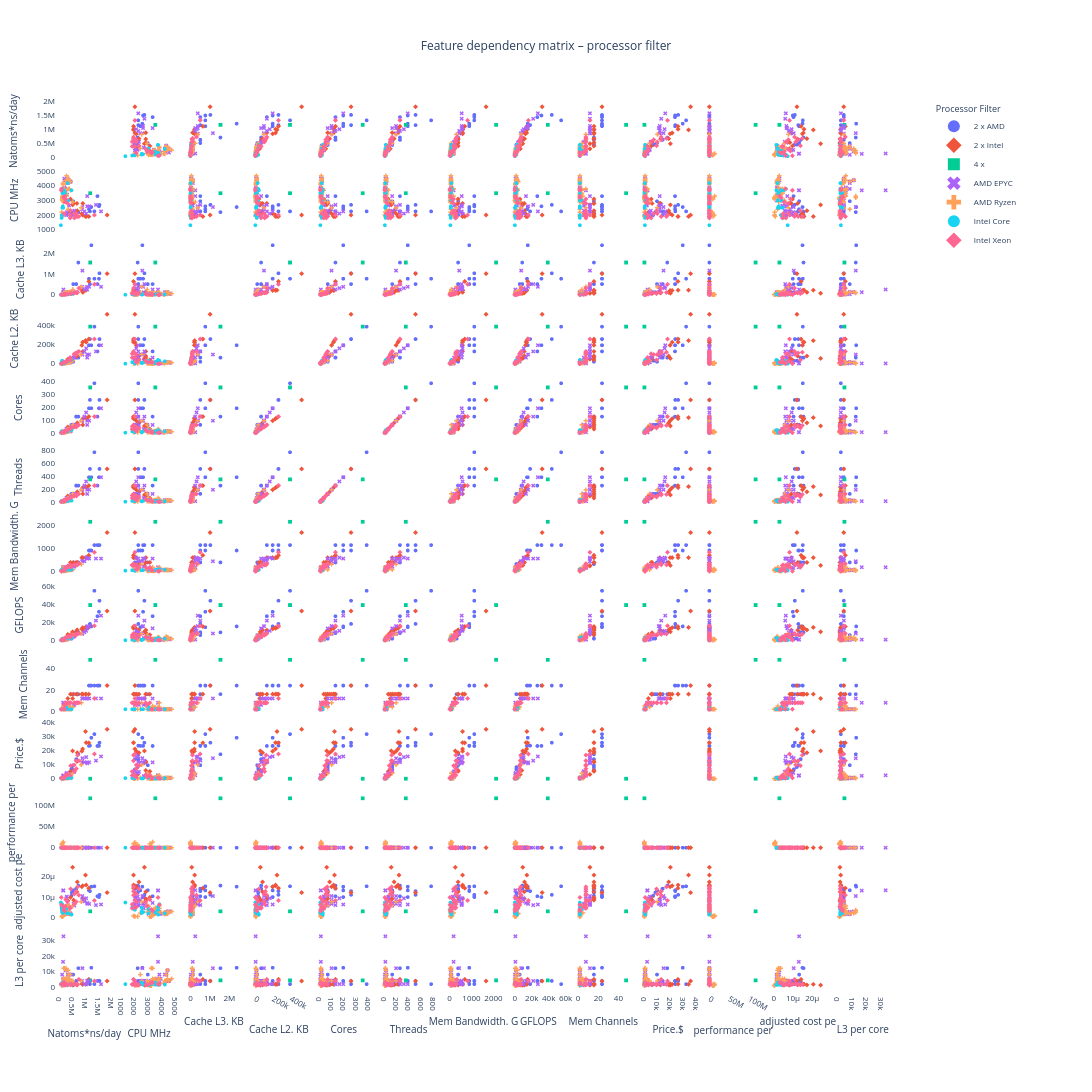

Notebook code for this chart:
### Markdown cell above
## Processors filter

### Code cell
import pandas as pd
import numpy as np
import plotly.express as px

# Initialize class and initial processing
processor = BenchmarkDataProcessor(filepath)

# Prepare data via class method
processor.prepare_data(
    x_axis_param='GFLOPS',
    use_all_values=True,
    x_axis_range=None
)

# Build data for scatter matrix
X = processor.X.copy()

# --- ADD ALL USEFUL COLUMNS FOR HOVER ---
# (use processor.filter_values, indices match X.index)

# Original identifiers
X['Component'] = processor.filter_values['component']
X['Packet'] = processor.filter_values['packet']
X['Benchmark'] = processor.filter_values['benchmark']

# All filters present in filter_values (exclude already added)
for key in processor.filter_values.keys():
    if key not in ['component', 'packet', 'benchmark', 'x_param_filter']:
        X[key] = processor.filter_values[key]

# Add x_param_filter with a clear name
X['x_param_value'] = processor.filter_values['x_param_filter']

# Create combined Packet + Benchmark column (for coloring)
X['packet_benchmark'] = (
    processor.filter_values['packet'].astype(str) + ' — ' +
    processor.filter_values['benchmark'].astype(str)
)

# CHOOSE COLOR CATEGORY
color_filter_key = 'processor_filter'

if color_filter_key in processor.filter_values:
    X['color_category'] = processor.filter_values[color_filter_key]
else:
    X['color_category'] = X[color_filter_key]

# Features to display – from the class
features = processor.features

# Color palette setup
color_sequence = px.colors.qualitative.Plotly
sorted_categories = sorted(X['color_category'].unique())

# BUILD SCATTER MATRIX WITH IMPROVED HOVER
fig = px.scatter_matrix(
    X,
    dimensions=features,
    symbol="color_category",
    color="color_category",
    color_discrete_sequence=color_sequence,
    labels={col: col.replace('_', ' ')[:16] for col in X.columns},
    height=1200,
    width=1500,
    category_orders={"color_category": sorted_categories},

    # ALL COLUMNS FOR HOVER (NO NAMES, JUST VALUES)
    hover_data={
        'Component': True,
        'Packet': True,
        'Benchmark': True,
        'processor_filter': True,
        'x_param_value': True,
        'cpu_freq_filter': True,
        'memory_bw_filter': True,
        'memory_channels_filter': True,
        'cores_filter': True,
        'threads_filter': True,
        'threadsCores_ratio_filter': True,
        'l3_cache_filter': True,
        'l2_cache_filter': True,
        'l3_per_core_filter': True,
        'wiki_fp32_filter': True,
        'packet_benchmark': False
    }
)

# STYLING
# Log scale for all non-diagonal cells
for i in range(len(features)):
    for j in range(len(features)):
        if i != j:
            fig.update_xaxes(showline=True, ticks='outside', type='log', row=i+1, col=j+1)
            fig.update_yaxes(showline=True, ticks='outside', type='log', row=i+1, col=j+1)

# Make diagonal cells completely empty
for i in range(len(features)):
    fig.update_xaxes(showline=True, ticks='outside', row=i+1, col=i+1, visible=False)
    fig.update_yaxes(showline=True, ticks='outside', row=i+1, col=i+1, visible=False)

# Overall layout
fig.update_layout(
    plot_bgcolor='white',
    paper_bgcolor='white',
    font=dict(size=8),
    legend=dict(
        title_text=color_filter_key.replace('_', ' ').title(),
        title_font_size=9,
        font_size=8,
        itemsizing='constant',
        x=1.05,
        xanchor='left'
    ),
    title_text=f"Feature dependency matrix – {color_filter_key.replace('_', ' ')}",
    title_x=0.5,
    title_font_size=12,
    margin=dict(l=50, r=200, b=100, t=100),
    hoverlabel=dict(bgcolor="white", font_size=8)
)

fig.update_traces(marker=dict(size=4))
fig.update_traces(diagonal_visible=False)
fig.show()

save_dir = basepath + f"plots/dependency_matrix/"

base_name = f"scatter_matrix_{color_filter_key}"
safe_base_name = "".join(c if c.isalnum() else "_" for c in base_name)

filename = os.path.join(save_dir, safe_base_name + ".html")

# Create directory for saving plots if it doesn't exist
os.makedirs(save_dir, exist_ok=True)

# Save
fig.write_html(filename,
      include_plotlyjs='cdn',
      full_html=False,
      include_mathjax='cdn')

print(f"Plot saved: {filename}")

# img_filename = os.path.join(save_dir, safe_base_name + ".png")
# fig.write_image(img_filename, scale=0.5)
# print(f"Image saved: {img_filename}")

### Figure 1 — Plotly figure (JSON) as saved in the notebook; plotly's stock layout.template omitted (floating-point values rounded to 4 significant figures; data arrays with more than 128 entries replaced by an {"elided": "..."} marker saying what was removed)
{"data": [{"customdata": {"elided": "13x16 str values"}, "diagonal": {"visible": false}, "dimensions": [{"axis": {"matches": true}, "label": "Natoms*ns/day", "values": [1529000.0, 1510000.0, 1451000.0, 1333000.0, 1216000.0, 1163000.0, 1123000.0, 715600.0, 635200.0, 629300.0, 515600.0, 460700.0, 445000.0]}, {"axis": {"matches": true}, "label": "CPU MHz", "values": [2700, 2600, 3300, 2250, 2550, 2250, 2400, 2200, 2000, 2250, 2950, 2200, 2000]}, {"axis": {"matches": true}, "label": "Cache L3. KB", "values": [1049000.0, 786400.0, 524300.0, 786400.0, 2412000.0, 524300.0, 786400.0, 1573000.0, 524300.0, 524300.0, 524300.0, 131100.0, 131100.0]}, {"axis": {"matches": true}, "label": "Cache L2. KB", "values": [262144, 196608, 131072, 393216, 196608, 262144, 196608, 65536, 65536, 65536, 21504, 32768, 32768]}, {"axis": {"matches": true}, "label": "Cores", "values": [256, 192, 128, 384, 192, 256, 192, 128, 128, 128, 64, 64, 64]}, {"axis": {"matches": true}, "label": "Threads", "values": [512, 384, 256, 768, 384, 512, 384, 256, 256, 256, 128, 128, 128]}, {"axis": {"matches": true}, "label": "Mem Bandwidth. G", "values": [1152.0, 1152.0, 1152.0, 1152.0, 921.6, 921.6, 921.6, 409.6, 409.6, 409.6, 409.6, 341.2, 341.2]}, {"axis": {"matches": true}, "label": "GFLOPS", "values": [44240.0, 31950.0, 27030.0, 55300.0, 15670.0, 18430.0, 14750.0, 9011.0, 8192.0, 9216.0, 6042.0, 2253.0, 2048.0]}, {"axis": {"matches": true}, "label": "Mem Channels", "values": [24, 24, 24, 24, 24, 24, 24, 16, 16, 16, 16, 16, 16]}, {"axis": {"matches": true}, "label": "Price.$", "values": [25970.0, 23610.0, 23580.0, 32120.0, 29510.0, 23800.0, 23610.0, 17600.0, 14120.0, 13900.0, 9720.0, 8400.0, 6800.0]}, {"axis": {"matches": true}, "label": "performance per ", "values": [58.89, 63.94, 61.52, 41.5, 41.19, 48.85, 47.58, 40.66, 44.99, 45.27, 53.05, 54.85, 65.45]}, {"axis": {"matches": true}, "label": "adjusted cost pe", "values": [1.116e-05, 1.007e-05, 1.047e-05, 1.533e-05, 1.517e-05, 1.297e-05, 1.333e-05, 1.569e-05, 1.419e-05, 1.413e-05, 1.341e-05, 1.22e-05, 1.066e-05]}, {"axis": {"matches": true}, "label": "L3 per core", "values": [4096.0, 4096.0, 4096.0, 2048.0, 12560.0, 2048.0, 4096.0, 12290.0, 4096.0, 4096.0, 8192.0, 2048.0, 2048.0]}], "hovertemplate": "color category=2 x AMD<br>%{xaxis.title.text}=%{x}<br>%{yaxis.title.text}=%{y}<br>Component=%{customdata[0]}<br>Packet=%{customdata[1]}<br>Benchmark=%{customdata[2]}<br>processor filter=%{customdata[3]}<br>x param value=%{customdata[4]}<br>cpu freq filter=%{customdata[5]}<br>memory bw filter=%{customdata[6]}<br>memory channels =%{customdata[7]}<br>cores filter=%{customdata[8]}<br>threads filter=%{customdata[9]}<br>threadsCores rat=%{customdata[10]}<br>l3 cache filter=%{customdata[11]}<br>l2 cache filter=%{customdata[12]}<br>l3 per core filt=%{customdata[13]}<br>wiki fp32 filter=%{customdata[14]}<extra></extra>", "legendgroup": "2 x AMD", "marker": {"color": "#636EFA", "size": 4, "symbol": "circle"}, "name": "2 x AMD", "showlegend": true, "type": "splom"}, {"customdata": {"elided": "13x16 str values"}, "diagonal": {"visible": false}, "dimensions": [{"axis": {"matches": true}, "label": "Natoms*ns/day", "values": [1823000.0, 1119000.0, 1016000.0, 990100.0, 888100.0, 880300.0, 848900.0, 674400.0, 658700.0, 533300.0, 492100.0, 409700.0, 307800.0]}, {"axis": {"matches": true}, "label": "CPU MHz", "values": [2000, 1900, 1900, 1900, 2800, 2000, 2100, 2300, 2800, 2800, 2700, 3100, 2200]}, {"axis": {"matches": true}, "label": "Cache L3. KB", "values": [1032000.0, 655400.0, 230400.0, 230400.0, 122900.0, 215000.0, 215000.0, 122900.0, 98300.0, 73730.0, 78850.0, 73730.0, 73220.0]}, {"axis": {"matches": true}, "label": "Cache L2. KB", "values": [524288, 262144, 229376, 245760, 131072, 229376, 196608, 81920, 81920, 61440, 57344, 40960, 49152]}, {"axis": {"matches": true}, "label": "Cores", "values": [256, 128, 112, 120, 64, 112, 96, 80, 64, 48, 56, 32, 48]}, {"axis": {"matches": true}, "label": "Threads", "values": [512, 256, 224, 240, 128, 224, 192, 160, 128, 96, 112, 64, 96]}, {"axis": {"matches": true}, "label": "Mem Bandwidth. G", "values": [1690.0, 716.8, 614.4, 614.4, 614.4, 614.4, 614.4, 409.6, 409.6, 409.6, 281.6, 409.6, 255.9]}, {"axis": {"matches": true}, "label": "GFLOPS", "values": [32770.0, 15560.0, 13620.0, 14590.0, 11470.0, 14340.0, 12900.0, 11780.0, 11470.0, 8602.0, 9677.0, 6349.0, 6758.0]}, {"axis": {"matches": true}, "label": "Mem Channels", "values": [24, 16, 16, 16, 16, 16, 16, 16, 16, 16, 12, 16, 12]}, {"axis": {"matches": true}, "label": "Price.$", "values": [35600.0, 25830.0, 25960.0, 34000.0, 11890.0, 21420.0, 19800.0, 18720.0, 12470.0, 5954.0, 20020.0, 5284.0, 3110.0]}, {"axis": {"matches": true}, "label": "performance per ", "values": [51.22, 43.33, 39.12, 29.12, 74.69, 41.1, 42.87, 36.03, 52.82, 89.56, 24.58, 77.54, 98.97]}, {"axis": {"matches": true}, "label": "adjusted cost pe", "values": [1.225e-05, 1.442e-05, 1.596e-05, 2.082e-05, 9.249e-06, 1.559e-05, 1.512e-05, 1.748e-05, 1.265e-05, 8.561e-06, 2.465e-05, 9.9e-06, 8.297e-06]}, {"axis": {"matches": true}, "label": "L3 per core", "values": [4032.0, 5120.0, 2057.0, 1920.0, 1920.0, 1920.0, 2240.0, 1536.0, 1536.0, 1536.0, 1408.0, 2304.0, 1525.0]}], "hovertemplate": "color category=2 x Intel<br>%{xaxis.title.text}=%{x}<br>%{yaxis.title.text}=%{y}<br>Component=%{customdata[0]}<br>Packet=%{customdata[1]}<br>Benchmark=%{customdata[2]}<br>processor filter=%{customdata[3]}<br>x param value=%{customdata[4]}<br>cpu freq filter=%{customdata[5]}<br>memory bw filter=%{customdata[6]}<br>memory channels =%{customdata[7]}<br>cores filter=%{customdata[8]}<br>threads filter=%{customdata[9]}<br>threadsCores rat=%{customdata[10]}<br>l3 cache filter=%{customdata[11]}<br>l2 cache filter=%{customdata[12]}<br>l3 per core filt=%{customdata[13]}<br>wiki fp32 filter=%{customdata[14]}<extra></extra>", "legendgroup": "2 x Intel", "marker": {"color": "#EF553B", "size": 4, "symbol": "diamond"}, "name": "2 x Intel", "showlegend": true, "type": "splom"}, {"customdata": [["4 x EPYC 9V64H", "LAMMPS_23Jun2022", "Model_20k_Atoms", "4 x ", ">5K", "3-4 GHz", ">200 GB/s", "48+ channels", "49+ cores", "65+ threads", "≤1 (1 thread/core)", ">256 MB", ">128 MB", "4-8 MB/core", "32 fp32", "LAMMPS_23Jun2022 — Model_20k_Atoms"]], "diagonal": {"visible": false}, "dimensions": [{"axis": {"matches": true}, "label": "Natoms*ns/day", "values": [1172000.0]}, {"axis": {"matches": true}, "label": "CPU MHz", "values": [3500]}, {"axis": {"matches": true}, "label": "Cache L3. KB", "values": [1573000.0]}, {"axis": {"matches": true}, "label": "Cache L2. KB", "values": [393216]}, {"axis": {"matches": true}, "label": "Cores", "values": [352]}, {"axis": {"matches": true}, "label": "Threads", "values": [352]}, {"axis": {"matches": true}, "label": "Mem Bandwidth. G", "values": [2150.0]}, {"axis": {"matches": true}, "label": "GFLOPS", "values": [39420.0]}, {"axis": {"matches": true}, "label": "Mem Channels", "values": [48]}, {"axis": {"matches": true}, "label": "Price.$", "values": [0.01]}, {"axis": {"matches": true}, "label": "performance per ", "values": [117200000.0]}, {"axis": {"matches": true}, "label": "adjusted cost pe", "values": [3.092e-06]}, {"axis": {"matches": true}, "label": "L3 per core", "values": [4468.0]}], "hovertemplate": "color category=4 x <br>%{xaxis.title.text}=%{x}<br>%{yaxis.title.text}=%{y}<br>Component=%{customdata[0]}<br>Packet=%{customdata[1]}<br>Benchmark=%{customdata[2]}<br>processor filter=%{customdata[3]}<br>x param value=%{customdata[4]}<br>cpu freq filter=%{customdata[5]}<br>memory bw filter=%{customdata[6]}<br>memory channels =%{customdata[7]}<br>cores filter=%{customdata[8]}<br>threads filter=%{customdata[9]}<br>threadsCores rat=%{customdata[10]}<br>l3 cache filter=%{customdata[11]}<br>l2 cache filter=%{customdata[12]}<br>l3 per core filt=%{customdata[13]}<br>wiki fp32 filter=%{customdata[14]}<extra></extra>", "legendgroup": "4 x ", "marker": {"color": "#00CC96", "size": 4, "symbol": "square"}, "name": "4 x ", "showlegend": true, "type": "splom"}, {"customdata": {"elided": "31x16 str values"}, "diagonal": {"visible": false}, "dimensions": [{"axis": {"matches": true}, "label": "Natoms*ns/day", "values": [1588000.0, 1392000.0, 1131000.0, 1057000.0, 1055000.0, 1016000.0, 950800.0, 872400.0, 858700.0, 558700.0, 527400.0, 419500.0, 398000.0, 352900.0, 323500.0, 311700.0, 307800.0, 305800.0, 280400.0, 272500.0, 250900.0, 221500.0, 221500.0, 221500.0, 176400.0, 172500.0, 170600.0, 139200.0, 135300.0, 125500.0, 92140.0]}, {"axis": {"matches": true}, "label": "CPU MHz", "values": [2250, 2700, 2600, 2600, 3300, 2100, 2250, 2550, 2400, 2300, 2000, 4300, 4300, 2650, 2000, 4200, 4500, 3000, 3400, 2200, 2000, 4400, 3800, 3700, 3800, 4500, 3900, 3700, 3800, 3700, 3800]}, {"axis": {"matches": true}, "label": "Cache L3. KB", "values": [393200.0, 524300.0, 393200.0, 393200.0, 262100.0, 327700.0, 262100.0, 1180000.0, 393200.0, 131100.0, 131100.0, 131100.0, 65540.0, 131100.0, 131100.0, 131100.0, 65540.0, 65540.0, 65540.0, 65540.0, 65540.0, 131100.0, 32770.0, 65540.0, 32770.0, 32770.0, 32770.0, 262100.0, 32770.0, 131100.0, 32770.0]}, {"axis": {"matches": true}, "label": "Cache L2. KB", "values": [196608, 131072, 98304, 98304, 65536, 163840, 131072, 98304, 98304, 65536, 65536, 16384, 16384, 32768, 32768, 16384, 16384, 16384, 12288, 16384, 16384, 12288, 8192, 12288, 8192, 8192, 6144, 4096, 6144, 4096, 4096]}, {"axis": {"matches": true}, "label": "Cores", "values": [192, 128, 96, 96, 64, 160, 128, 96, 96, 64, 64, 16, 16, 32, 32, 16, 16, 16, 12, 32, 32, 12, 8, 12, 8, 8, 6, 8, 6, 8, 4]}, {"axis": {"matches": true}, "label": "Threads", "values": [384, 256, 192, 192, 128, 320, 256, 192, 192, 128, 128, 32, 32, 64, 64, 32, 32, 32, 24, 64, 64, 24, 16, 24, 16, 16, 12, 16, 12, 16, 8]}, {"axis": {"matches": true}, "label": "Mem Bandwidth. G", "values": [576.0, 576.0, 576.0, 576.0, 576.0, 614.4, 460.8, 460.8, 460.8, 230.4, 230.4, 89.6, 89.6, 230.4, 230.4, 83.2, 83.2, 89.6, 89.6, 170.6, 170.6, 83.2, 89.6, 83.2, 83.2, 83.2, 89.6, 204.8, 83.2, 204.8, 83.2]}, {"axis": {"matches": true}, "label": "GFLOPS", "values": [27650.0, 22120.0, 15970.0, 15970.0, 13520.0, 10750.0, 9216.0, 7834.0, 7373.0, 4710.0, 4096.0, 2202.0, 2202.0, 2714.0, 2048.0, 2150.0, 2304.0, 1536.0, 1306.0, 1126.0, 1024.0, 1690.0, 972.8, 1421.0, 972.8, 1152.0, 748.8, 947.2, 729.6, 947.2, 486.4]}, {"axis": {"matches": true}, "label": "Mem Channels", "values": [12, 12, 12, 12, 12, 12, 12, 12, 12, 6, 6, 2, 2, 6, 6, 2, 2, 2, 2, 8, 8, 2, 2, 2, 2, 2, 2, 8, 2, 8, 2]}, {"axis": {"matches": true}, "label": "Price.$", "values": [16060.0, 12980.0, 11800.0, 11050.0, 11790.0, 15560.0, 11900.0, 14760.0, 11800.0, 4950.0, 5445.0, 699.0, 699.0, 1895.0, 2815.0, 699.0, 699.0, 679.0, 557.0, 4200.0, 3400.0, 599.0, 436.0, 557.0, 338.0, 436.0, 224.0, 2468.0, 229.0, 2100.0, 149.0]}, {"axis": {"matches": true}, "label": "performance per ", "values": [98.87, 107.2, 95.82, 95.65, 89.45, 65.27, 79.9, 59.12, 72.74, 112.9, 96.85, 600.2, 569.4, 186.2, 114.9, 446.0, 440.3, 450.4, 503.3, 64.88, 73.81, 369.8, 508.1, 397.7, 522.0, 395.7, 761.4, 56.4, 590.7, 59.75, 618.4]}, {"axis": {"matches": true}, "label": "adjusted cost pe", "values": [6.434e-06, 6.128e-06, 6.72e-06, 6.801e-06, 7.199e-06, 9.482e-06, 7.93e-06, 1.057e-05, 8.72e-06, 5.868e-06, 6.731e-06, 1.723e-06, 2.172e-06, 4.547e-06, 6.125e-06, 2.319e-06, 2.809e-06, 1.818e-06, 1.745e-06, 1.032e-05, 9.455e-06, 3.016e-06, 1.909e-06, 2.209e-06, 2.093e-06, 3.108e-06, 1.799e-06, 1.338e-05, 2.288e-06, 1.323e-05, 2.884e-06]}, {"axis": {"matches": true}, "label": "L3 per core", "values": [2048.0, 4096.0, 4096.0, 4096.0, 4096.0, 2048.0, 2048.0, 12290.0, 4096.0, 2048.0, 2048.0, 8192.0, 4096.0, 4096.0, 4096.0, 8192.0, 4096.0, 4096.0, 5461.0, 2048.0, 2048.0, 10920.0, 4096.0, 5461.0, 4096.0, 4096.0, 5461.0, 32770.0, 5461.0, 16380.0, 8192.0]}], "hovertemplate": "color category=AMD EPYC<br>%{xaxis.title.text}=%{x}<br>%{yaxis.title.text}=%{y}<br>Component=%{customdata[0]}<br>Packet=%{customdata[1]}<br>Benchmark=%{customdata[2]}<br>processor filter=%{customdata[3]}<br>x param value=%{customdata[4]}<br>cpu freq filter=%{customdata[5]}<br>memory bw filter=%{customdata[6]}<br>memory channels =%{customdata[7]}<br>cores filter=%{customdata[8]}<br>threads filter=%{customdata[9]}<br>threadsCores rat=%{customdata[10]}<br>l3 cache filter=%{customdata[11]}<br>l2 cache filter=%{customdata[12]}<br>l3 per core filt=%{customdata[13]}<br>wiki fp32 filter=%{customdata[14]}<extra></extra>", "legendgroup": "AMD EPYC", "marker": {"color": "#AB63FA", "size": 4, "symbol": "x"}, "name": "AMD EPYC", "showlegend": true, "type": "splom"}, {"customdata": {"elided": "45x16 str values"}, "diagonal": {"visible": false}, "dimensions": [{"axis": {"matches": true}, "label": "Natoms*ns/day", "values": [827300.0, 503800.0, 413700.0, 411700.0, 401900.0, 368600.0, 341100.0, 335200.0, 323500.0, 321500.0, 317600.0, 305800.0, 260700.0, 250900.0, 247000.0, 245100.0, 237200.0, 233300.0, 229400.0, 215700.0, 209800.0, 203900.0, 190200.0, 182300.0, 174500.0, 172500.0, 172500.0, 172500.0, 164700.0, 149000.0, 147000.0, 139200.0, 135300.0, 133300.0, 125500.0, 125500.0, 121600.0, 101900.0, 99990.0, 96060.0, 94100.0, 90180.0, 90180.0, 86260.0, 72540.0]}, {"axis": {"matches": true}, "label": "CPU MHz", "values": [2500, 2900, 3700, 4300, 4300, 3800, 3800, 4500, 4400, 2400, 4400, 3000, 4700, 3000, 3400, 4400, 3300, 3500, 3700, 4200, 3500, 3700, 3200, 3800, 3200, 3500, 3200, 3800, 3800, 3400, 3200, 2900, 3300, 3300, 4100, 2000, 4200, 3300, 3300, 3200, 1900, 3100, 3000, 2000, 2200]}, {"axis": {"matches": true}, "label": "Cache L3. KB", "values": [393200.0, 262100.0, 131100.0, 65540.0, 131100.0, 131100.0, 131100.0, 65540.0, 65540.0, 131100.0, 131100.0, 65540.0, 65540.0, 65540.0, 65540.0, 131100.0, 98300.0, 65540.0, 65540.0, 32770.0, 32770.0, 65540.0, 32770.0, 65540.0, 32770.0, 32770.0, 98300.0, 65540.0, 16380.0, 32770.0, 98300.0, 16380.0, 16380.0, 32770.0, 16380.0, 16380.0, 16380.0, 16380.0, 16380.0, 16380.0, 16380.0, 8192.0, 16380.0, 8192.0, 8192.0]}, {"axis": {"matches": true}, "label": "Cache L2. KB", "values": [98304, 32768, 16384, 16384, 16384, 12288, 12288, 16384, 12288, 16384, 12288, 16384, 12288, 12288, 8192, 12288, 8192, 8192, 12288, 8192, 8192, 6144, 8192, 6144, 8192, 6144, 8192, 6144, 8192, 4096, 4096, 4096, 4096, 6144, 6144, 12288, 6144, 3072, 3072, 4096, 4096, 4096, 4096, 4096, 3072]}, {"axis": {"matches": true}, "label": "Cores", "values": [96, 64, 32, 16, 16, 24, 24, 16, 12, 16, 12, 32, 12, 24, 16, 12, 8, 16, 12, 8, 16, 12, 8, 12, 8, 6, 8, 12, 8, 8, 8, 8, 8, 6, 6, 12, 6, 6, 6, 16, 8, 8, 8, 8, 6]}, {"axis": {"matches": true}, "label": "Threads", "values": [192, 128, 64, 32, 32, 48, 48, 32, 24, 32, 24, 64, 24, 48, 32, 24, 16, 32, 24, 16, 32, 24, 16, 24, 16, 12, 16, 24, 16, 16, 16, 16, 16, 12, 12, 24, 12, 12, 12, 16, 16, 16, 16, 8, 12]}, {"axis": {"matches": true}, "label": "Mem Bandwidth. G", "values": [332.8, 102.4, 102.4, 89.6, 89.6, 204.8, 102.4, 83.2, 89.6, 83.2, 89.6, 93.86, 83.2, 93.86, 51.2, 83.2, 89.6, 51.2, 83.2, 89.6, 76.8, 51.2, 83.2, 51.2, 83.2, 89.6, 83.2, 51.2, 83.2, 51.2, 51.2, 51.2, 68.26, 208.0, 83.2, 128.0, 83.2, 51.2, 51.2, 68.27, 102.4, 68.26, 42.66, 68.26, 68.27]}, {"axis": {"matches": true}, "label": "GFLOPS", "values": [7680.0, 5939.0, 3789.0, 4403.0, 4403.0, 2918.0, 2918.0, 2304.0, 3379.0, 1229.0, 3379.0, 1536.0, 1805.0, 1152.0, 1741.0, 1690.0, 1690.0, 1792.0, 1421.0, 2150.0, 896.0, 1421.0, 819.2, 1459.0, 819.2, 1344.0, 819.2, 1459.0, 972.8, 870.4, 819.2, 742.4, 844.8, 633.6, 787.2, 1536.0, 806.4, 633.6, 633.6, 1638.0, 486.4, 793.6, 384.0, 512.0, 422.4]}, {"axis": {"matches": true}, "label": "Mem Channels", "values": [8, 4, 4, 2, 2, 8, 4, 2, 2, 2, 2, 4, 2, 4, 2, 2, 2, 2, 2, 2, 4, 2, 2, 2, 2, 2, 2, 2, 2, 2, 2, 2, 2, 5, 2, 2, 2, 2, 2, 2, 2, 2, 2, 2, 2]}, {"axis": {"matches": true}, "label": "Price.$", "values": [9999.0, 3990.0, 1999.0, 649.0, 699.0, 2399.0, 1399.0, 699.0, 499.0, 699.0, 599.0, 1799.0, 549.0, 1299.0, 799.0, 599.0, 479.0, 749.0, 429.0, 359.0, 899.0, 549.0, 399.0, 499.0, 329.0, 279.0, 449.0, 499.0, 329.0, 449.0, 449.0, 359.0, 0.01, 229.0, 169.0, 0.01, 229.0, 159.0, 299.0, 0.01, 0.01, 0.01, 329.0, 0.01, 0.01]}, {"axis": {"matches": true}, "label": "performance per ", "values": [82.74, 126.3, 206.9, 634.4, 575.0, 153.6, 243.8, 479.6, 648.3, 460.0, 530.2, 170.0, 474.9, 193.2, 309.2, 409.1, 495.2, 311.5, 534.7, 600.7, 233.3, 371.4, 476.6, 365.4, 530.3, 618.4, 384.2, 345.7, 500.6, 331.8, 327.5, 387.7, 13530000.0, 582.2, 742.4, 12550000.0, 530.8, 641.2, 334.4, 9606000.0, 9410000.0, 9018000.0, 274.1, 8626000.0, 7254000.0]}, {"axis": {"matches": true}, "label": "adjusted cost pe", "values": [7.82e-06, 5.913e-06, 4.565e-06, 2.033e-06, 1.799e-06, 5.718e-06, 4.572e-06, 2.579e-06, 1.896e-06, 2.248e-06, 2.103e-06, 5.538e-06, 3e-06, 5.658e-06, 2.976e-06, 2.726e-06, 2.539e-06, 3.034e-06, 1.827e-06, 1.766e-06, 4.778e-06, 2.934e-06, 2.713e-06, 3.131e-06, 2.088e-06, 1.953e-06, 3.396e-06, 3.308e-06, 2.212e-06, 3.647e-06, 3.696e-06, 2.736e-06, 9.421e-07, 2.322e-06, 2.205e-06, 6.32e-07, 2.547e-06, 2.66e-06, 3.48e-06, 4.423e-07, 8.427e-07, 4.711e-07, 4.04e-06, 4.925e-07, 5.857e-07]}, {"axis": {"matches": true}, "label": "L3 per core", "values": [4096.0, 4096.0, 4096.0, 4096.0, 8192.0, 5461.0, 5461.0, 4096.0, 5461.0, 8192.0, 10920.0, 2048.0, 5461.0, 2731.0, 4096.0, 10920.0, 12290.0, 4096.0, 5461.0, 4096.0, 2048.0, 5461.0, 4096.0, 5461.0, 4096.0, 5461.0, 12290.0, 5461.0, 2048.0, 4096.0, 12290.0, 2048.0, 2048.0, 5461.0, 2731.0, 1365.0, 2731.0, 2731.0, 2731.0, 1024.0, 2048.0, 1024.0, 2048.0, 1024.0, 1365.0]}], "hovertemplate": "color category=AMD Ryzen<br>%{xaxis.title.text}=%{x}<br>%{yaxis.title.text}=%{y}<br>Component=%{customdata[0]}<br>Packet=%{customdata[1]}<br>Benchmark=%{customdata[2]}<br>processor filter=%{customdata[3]}<br>x param value=%{customdata[4]}<br>cpu freq filter=%{customdata[5]}<br>memory bw filter=%{customdata[6]}<br>memory channels =%{customdata[7]}<br>cores filter=%{customdata[8]}<br>threads filter=%{customdata[9]}<br>threadsCores rat=%{customdata[10]}<br>l3 cache filter=%{customdata[11]}<br>l2 cache filter=%{customdata[12]}<br>l3 per core filt=%{customdata[13]}<br>wiki fp32 filter=%{customdata[14]}<extra></extra>", "legendgroup": "AMD Ryzen", "marker": {"color": "#FFA15A", "size": 4, "symbol": "cross"}, "name": "AMD Ryzen", "showlegend": true, "type": "splom"}, {"customdata": {"elided": "18x16 str values"}, "diagonal": {"visible": false}, "dimensions": [{"axis": {"matches": true}, "label": "Natoms*ns/day", "values": [450900.0, 319600.0, 301900.0, 239200.0, 198000.0, 194100.0, 188200.0, 162700.0, 127400.0, 115700.0, 109800.0, 109800.0, 99990.0, 96060.0, 92140.0, 76460.0, 66660.0, 41170.0]}, {"axis": {"matches": true}, "label": "CPU MHz", "values": [3700, 3000, 4200, 3000, 3500, 3500, 3200, 3700, 2500, 2600, 2500, 3700, 2500, 3500, 3800, 2000, 1800, 1300]}, {"axis": {"matches": true}, "label": "Cache L3. KB", "values": [36860.0, 36860.0, 24580.0, 25340.0, 24580.0, 24580.0, 30720.0, 20480.0, 18430.0, 24580.0, 20480.0, 20480.0, 20480.0, 12290.0, 24580.0, 16380.0, 24580.0, 8192.0]}, {"axis": {"matches": true}, "label": "Cache L2. KB", "values": [40960, 32768, 26624, 18432, 20480, 20480, 14336, 2560, 7680, 11776, 9728, 9728, 9728, 5120, 32768, 2048, 17920, 1024]}, {"axis": {"matches": true}, "label": "Cores", "values": [24, 24, 14, 18, 14, 14, 16, 10, 6, 14, 10, 10, 10, 4, 16, 8, 14, 4]}, {"axis": {"matches": true}, "label": "Threads", "values": [24, 32, 14, 36, 20, 20, 24, 20, 12, 20, 16, 16, 16, 8, 22, 16, 20, 8]}, {"axis": {"matches": true}, "label": "Mem Bandwidth. G", "values": [102.4, 89.6, 102.4, 93.86, 89.6, 89.6, 76.8, 46.93, 76.8, 76.8, 76.8, 76.8, 76.8, 76.8, 119.5, 46.93, 76.8, 59.73]}, {"axis": {"matches": true}, "label": "GFLOPS", "values": [2842.0, 2304.0, 1882.0, 3456.0, 1568.0, 1568.0, 1638.0, 1184.0, 480.0, 1165.0, 800.0, 1184.0, 800.0, 448.0, 1946.0, 512.0, 806.4, 332.8]}, {"axis": {"matches": true}, "label": "Mem Channels", "values": [2, 2, 2, 4, 2, 2, 2, 2, 2, 2, 2, 2, 2, 2, 2, 2, 2, 2]}, {"axis": {"matches": true}, "label": "Price.$", "values": [589.0, 589.0, 319.0, 979.0, 319.0, 319.0, 589.0, 488.0, 192.0, 232.0, 196.0, 289.0, 221.0, 134.0, 503.0, 355.0, 482.0, 426.0]}, {"axis": {"matches": true}, "label": "performance per ", "values": [765.6, 542.5, 946.4, 244.3, 620.7, 608.4, 319.5, 333.4, 663.7, 498.6, 560.1, 379.9, 452.4, 716.9, 183.2, 215.4, 138.3, 96.64]}, {"axis": {"matches": true}, "label": "adjusted cost pe", "values": [1.501e-06, 2.118e-06, 2.07e-06, 4.196e-06, 2.671e-06, 2.724e-06, 3.596e-06, 3.819e-06, 2.27e-06, 2.69e-06, 4.796e-06, 5.312e-06, 3.052e-06, 2.533e-06, 6.526e-06, 3.84e-06, 5.152e-06, 7.389e-06]}, {"axis": {"matches": true}, "label": "L3 per core", "values": [1536.0, 1536.0, 1755.0, 1408.0, 1755.0, 1755.0, 1920.0, 2048.0, 3072.0, 1755.0, 2048.0, 2048.0, 2048.0, 3072.0, 1536.0, 2048.0, 1755.0, 2048.0]}], "hovertemplate": "color category=Intel Core<br>%{xaxis.title.text}=%{x}<br>%{yaxis.title.text}=%{y}<br>Component=%{customdata[0]}<br>Packet=%{customdata[1]}<br>Benchmark=%{customdata[2]}<br>processor filter=%{customdata[3]}<br>x param value=%{customdata[4]}<br>cpu freq filter=%{customdata[5]}<br>memory bw filter=%{customdata[6]}<br>memory channels =%{customdata[7]}<br>cores filter=%{customdata[8]}<br>threads filter=%{customdata[9]}<br>threadsCores rat=%{customdata[10]}<br>l3 cache filter=%{customdata[11]}<br>l2 cache filter=%{customdata[12]}<br>l3 per core filt=%{customdata[13]}<br>wiki fp32 filter=%{customdata[14]}<extra></extra>", "legendgroup": "Intel Core", "marker": {"color": "#19D3F3", "size": 4, "symbol": "circle"}, "name": "Intel Core", "showlegend": true, "type": "splom"}, {"customdata": {"elided": "18x16 str values"}, "diagonal": {"visible": false}, "dimensions": [{"axis": {"matches": true}, "label": "Natoms*ns/day", "values": [1333000.0, 733200.0, 684200.0, 637200.0, 629300.0, 562700.0, 554800.0, 419500.0, 398000.0, 394100.0, 296000.0, 229400.0, 203900.0, 184300.0, 162700.0, 149000.0, 62740.0, 56850.0]}, {"axis": {"matches": true}, "label": "CPU MHz", "values": [2000, 1900, 1900, 2100, 1900, 1800, 2100, 2300, 1800, 2000, 2800, 3100, 2900, 3300, 2100, 3200, 3800, 3700]}, {"axis": {"matches": true}, "label": "Cache L3. KB", "values": [516100.0, 327700.0, 115200.0, 107500.0, 115200.0, 99840.0, 107500.0, 61440.0, 61440.0, 61440.0, 36860.0, 36860.0, 22530.0, 24580.0, 22530.0, 24580.0, 8192.0, 8192.0]}, {"axis": {"matches": true}, "label": "Cache L2. KB", "values": [262144, 131072, 122880, 98304, 114688, 106496, 98304, 40960, 65536, 65536, 30720, 20480, 16384, 16384, 16384, 16384, 1024, 1024]}, {"axis": {"matches": true}, "label": "Cores", "values": [128, 64, 60, 48, 56, 52, 48, 40, 32, 32, 24, 16, 16, 8, 16, 8, 4, 4]}, {"axis": {"matches": true}, "label": "Threads", "values": [256, 128, 120, 96, 112, 104, 96, 80, 64, 64, 48, 32, 32, 16, 32, 16, 8, 8]}, {"axis": {"matches": true}, "label": "Mem Bandwidth. G", "values": [844.8, 358.4, 307.2, 307.2, 307.2, 307.2, 307.2, 204.8, 281.6, 307.2, 204.8, 204.8, 140.8, 76.8, 115.2, 76.8, 38.4, 34.13]}, {"axis": {"matches": true}, "label": "GFLOPS", "values": [16380.0, 7782.0, 7296.0, 6451.0, 6810.0, 5990.0, 6451.0, 5888.0, 3686.0, 4096.0, 4301.0, 3174.0, 2970.0, 844.8, 2150.0, 819.2, 486.4, 473.6]}, {"axis": {"matches": true}, "label": "Mem Channels", "values": [12, 8, 8, 8, 8, 8, 8, 8, 8, 8, 8, 8, 6, 2, 6, 2, 2, 2]}, {"axis": {"matches": true}, "label": "Price.$", "values": [17800.0, 12920.0, 17000.0, 7214.0, 12980.0, 5171.0, 9900.0, 9359.0, 2368.0, 2572.0, 2977.0, 2642.0, 1300.0, 606.0, 1002.0, 606.0, 339.0, 612.0]}, {"axis": {"matches": true}, "label": "performance per ", "values": [74.9, 56.76, 40.25, 88.32, 48.48, 108.8, 56.04, 44.83, 168.1, 153.2, 99.44, 86.82, 156.8, 304.1, 162.4, 245.9, 185.1, 92.9]}, {"axis": {"matches": true}, "label": "adjusted cost pe", "values": [8.378e-06, 1.1e-05, 1.506e-05, 7.76e-06, 1.288e-05, 6.546e-06, 1.156e-05, 1.405e-05, 4.577e-06, 4.906e-06, 7.711e-06, 8.842e-06, 5.577e-06, 3.262e-06, 5.115e-06, 4.034e-06, 6.256e-06, 9.883e-06]}, {"axis": {"matches": true}, "label": "L3 per core", "values": [4032.0, 5120.0, 1920.0, 2240.0, 2057.0, 1920.0, 2240.0, 1536.0, 1920.0, 1920.0, 1536.0, 2304.0, 1408.0, 3072.0, 1408.0, 3072.0, 2048.0, 2048.0]}], "hovertemplate": "color category=Intel Xeon<br>%{xaxis.title.text}=%{x}<br>%{yaxis.title.text}=%{y}<br>Component=%{customdata[0]}<br>Packet=%{customdata[1]}<br>Benchmark=%{customdata[2]}<br>processor filter=%{customdata[3]}<br>x param value=%{customdata[4]}<br>cpu freq filter=%{customdata[5]}<br>memory bw filter=%{customdata[6]}<br>memory channels =%{customdata[7]}<br>cores filter=%{customdata[8]}<br>threads filter=%{customdata[9]}<br>threadsCores rat=%{customdata[10]}<br>l3 cache filter=%{customdata[11]}<br>l2 cache filter=%{customdata[12]}<br>l3 per core filt=%{customdata[13]}<br>wiki fp32 filter=%{customdata[14]}<extra></extra>", "legendgroup": "Intel Xeon", "marker": {"color": "#FF6692", "size": 4, "symbol": "diamond"}, "name": "Intel Xeon", "showlegend": true, "type": "splom"}], "layout": {"dragmode": "select", "font": {"size": 8}, "height": 1200, "hoverlabel": {"bgcolor": "white", "font": {"size": 8}}, "legend": {"font": {"size": 8}, "itemsizing": "constant", "title": {"font": {"size": 9}, "text": "Processor Filter"}, "tracegroupgap": 0, "x": 1.05, "xanchor": "left"}, "margin": {"b": 100, "l": 50, "r": 200, "t": 100}, "paper_bgcolor": "white", "plot_bgcolor": "white", "title": {"font": {"size": 12}, "text": "Feature dependency matrix – processor filter", "x": 0.5}, "width": 1500}}
